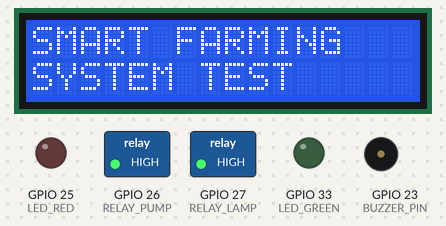
A sketch run on a simulated ESP32. On the bench: 16×2 character LCD, switched loads named in the sketch (green lamp = pin HIGH), output pins drawn as LEDs (lit = HIGH), buzzer (waves = sounding, pin HIGH). What the sketch prints to the serial monitor is not drawn.

Above: at 0.1 s.
At 2.2 s:
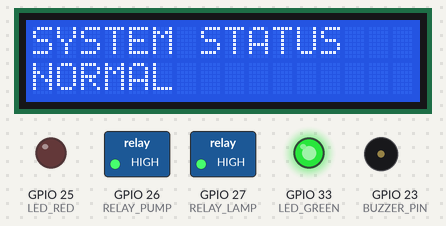
At 7.2 s:
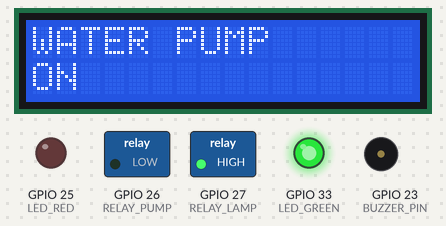
At 17.2 s:
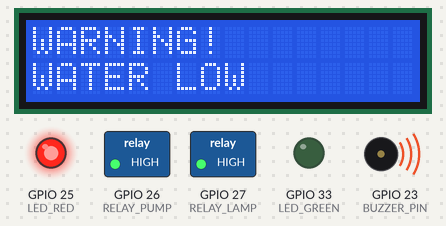
At 22.2 s:
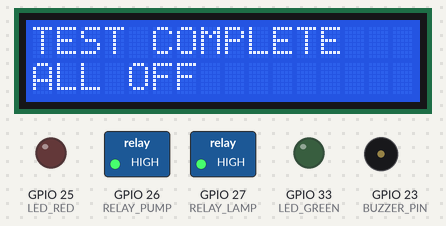
At 34.3 s:
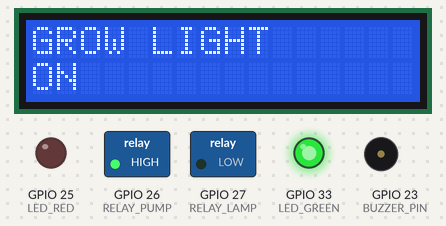
Timing chart, 0 to 40.0 s (numbered marks = the images above):
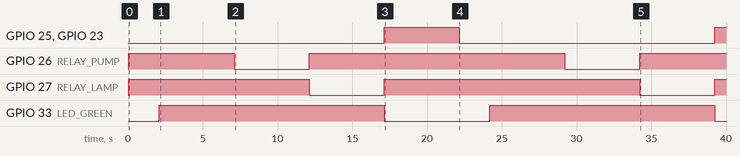

Measured:
- by itself, GPIO 25 (LED_RED), GPIO 23 (BUZZER_PIN): LOW → HIGH at 17.1 s, → LOW 5.0 s later, → HIGH 17.1 s later
- by itself, GPIO 26 (RELAY_PUMP), GPIO 27 (RELAY_LAMP): alternates HIGH for 17.1 s and LOW for 5.0 s
- by itself, GPIO 33 (LED_GREEN): alternates HIGH for 15.1 s and LOW for 7.0 s
- what the display in image 1 shows lasts 5.0 s, from 2.1 s to 7.1 s
- what the display in image 4 shows lasts 2.0 s, from 22.2 s to 24.2 s

The sketch:

gabungan.ino
```cpp
#include <Wire.h>
#include <LiquidCrystal_I2C.h>

// ==========================================
// PIN CONFIGURATION
// ==========================================

#define RELAY_PUMP  26
#define RELAY_LAMP  27

#define BUZZER_PIN  23

#define LED_RED     25
#define LED_GREEN   33

#define LCD_SDA     21
#define LCD_SCL     22

// ==========================================
// RELAY CONFIGURATION
// Kebanyakan relay module ESP32 = ACTIVE LOW
// ==========================================

#define RELAY_ON    LOW
#define RELAY_OFF   HIGH

// ==========================================
// LCD
// ==========================================

LiquidCrystal_I2C lcd(0x27, 16, 2);


// ==========================================
// FUNCTION LCD
// ==========================================

void showLCD(String line1, String line2) {

  lcd.clear();

  lcd.setCursor(0, 0);
  lcd.print(line1);

  lcd.setCursor(0, 1);
  lcd.print(line2);
}


// ==========================================
// SEMUA OUTPUT OFF
// ==========================================

void allOff() {

  digitalWrite(RELAY_PUMP, RELAY_OFF);
  digitalWrite(RELAY_LAMP, RELAY_OFF);

  digitalWrite(BUZZER_PIN, LOW);

  digitalWrite(LED_RED, LOW);
  digitalWrite(LED_GREEN, LOW);
}


// ==========================================
// SETUP
// ==========================================

void setup() {

  Serial.begin(115200);

  // Output
  pinMode(RELAY_PUMP, OUTPUT);
  pinMode(RELAY_LAMP, OUTPUT);

  pinMode(BUZZER_PIN, OUTPUT);

  pinMode(LED_RED, OUTPUT);
  pinMode(LED_GREEN, OUTPUT);

  // I2C
  Wire.begin(LCD_SDA, LCD_SCL);

  // LCD
  lcd.init();
  lcd.backlight();

  // Pastikan semua mati saat boot
  allOff();

  showLCD(
    "SMART FARMING",
    "SYSTEM TEST"
  );

  Serial.println("==============================");
  Serial.println(" SMART FARMING OUTPUT TEST");
  Serial.println("==============================");

  delay(2000);
}


// ==========================================
// LOOP
// ==========================================

void loop() {

  // ========================================
  // 1. NORMAL
  // ========================================

  allOff();

  digitalWrite(LED_GREEN, HIGH);

  showLCD(
    "SYSTEM STATUS",
    "NORMAL"
  );

  Serial.println("SYSTEM -> NORMAL");
  Serial.println("GREEN LED -> ON");

  delay(5000);


  // ========================================
  // 2. POMPA ON
  // ========================================

  allOff();

  digitalWrite(LED_GREEN, HIGH);

  digitalWrite(RELAY_PUMP, RELAY_ON);

  showLCD(
    "WATER PUMP",
    "ON"
  );

  Serial.println("PUMP RELAY -> ON");

  delay(5000);


  // ========================================
  // 3. LAMPU ON
  // ========================================

  allOff();

  digitalWrite(LED_GREEN, HIGH);

  digitalWrite(RELAY_LAMP, RELAY_ON);

  showLCD(
    "GROW LIGHT",
    "ON"
  );

  Serial.println("LAMP RELAY -> ON");

  delay(5000);


  // ========================================
  // 4. WARNING
  // ========================================

  allOff();

  digitalWrite(LED_RED, HIGH);

  digitalWrite(BUZZER_PIN, HIGH);

  showLCD(
    "WARNING!",
    "WATER LOW"
  );

  Serial.println("WARNING!");
  Serial.println("RED LED -> ON");
  Serial.println("BUZZER -> ON");

  delay(5000);


  // ========================================
  // 5. SEMUA OFF
  // ========================================

  allOff();

  showLCD(
    "TEST COMPLETE",
    "ALL OFF"
  );

  Serial.println("ALL OUTPUT -> OFF");

  delay(2000);
}
```
